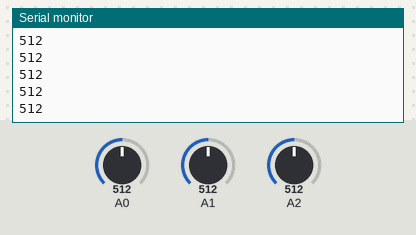
Simulated run of this sketch. Board: Arduino Uno, built with avr-gcc and run on an emulated ATmega328P. On the bench: the last lines printed to the serial monitor. The test bench sets the inputs (shaded band); at power-on: A0 = 512, A1 = 512, A2 = 512.

Above: at 1.2 s.
1.3 s: A0 set to 716
At 1.32 s:
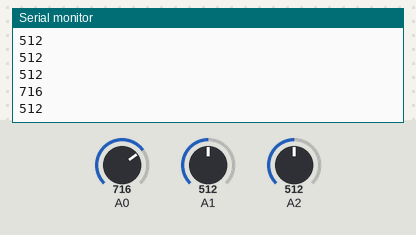
2.8 s: A1 set to 306
At 2.83 s:
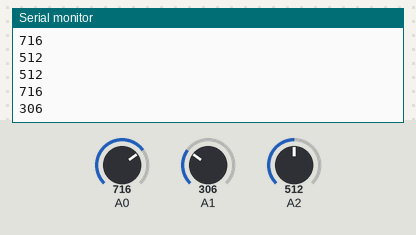
4.3 s: A2 set to 900
At 4.35 s:
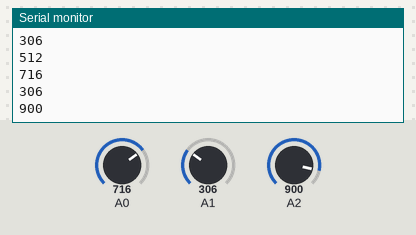
5.8 s: A2 set to 1023
At 5.86 s:
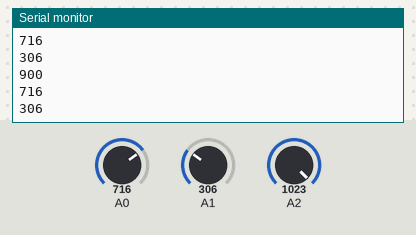
7.3 s: A1 set to 122
At 7.37 s:
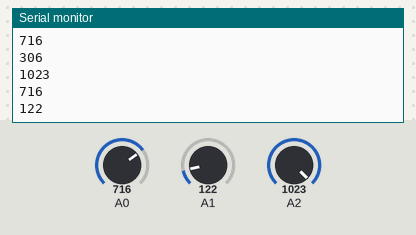
8.8 s: A0 set to 511
At 8.89 s:
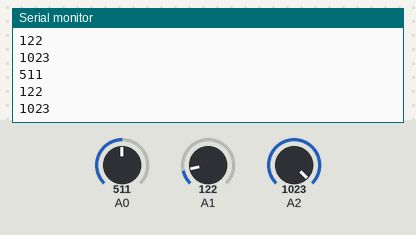
Timing chart, 0 to 11.3 s (numbered marks = the images above; inputs shaded):
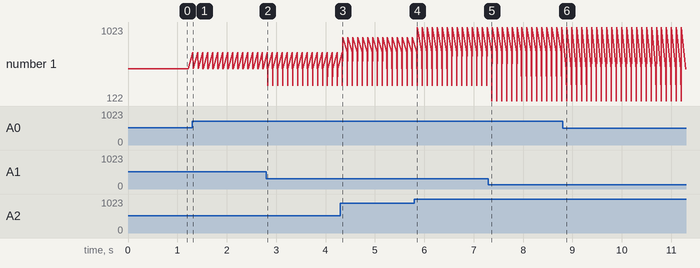

The sketch:

sketch_dec09a.ino
```cpp
void setup(){
    Serial.begin(9600);
}

void loop(){
  int val1 = analogRead(0);
  int val2 = analogRead(1);
  int val3 = analogRead(2);
  Serial.println(val1);
  Serial.println(val2);
  Serial.println(val3);
  delay(100);
}
```

Measured:
- after the input at 1.3 s, the serial monitor: prints a new line at once (image 1)
- after the input at 2.8 s, the serial monitor: prints a new line at once (image 2)
- after the input at 4.3 s, the serial monitor: prints a new line after 0.05 s (image 3)
- after the input at 7.3 s, the serial monitor: prints a new line after 0.07 s (image 5)
- after the input at 8.8 s, the serial monitor: prints a new line after 0.08 s (image 6)
- plotted number 1: 512 → 900 after the input at 4.3 s, 900 → 1023 after the input at 5.8 s, 1023 → 511 after the input at 8.8 s
